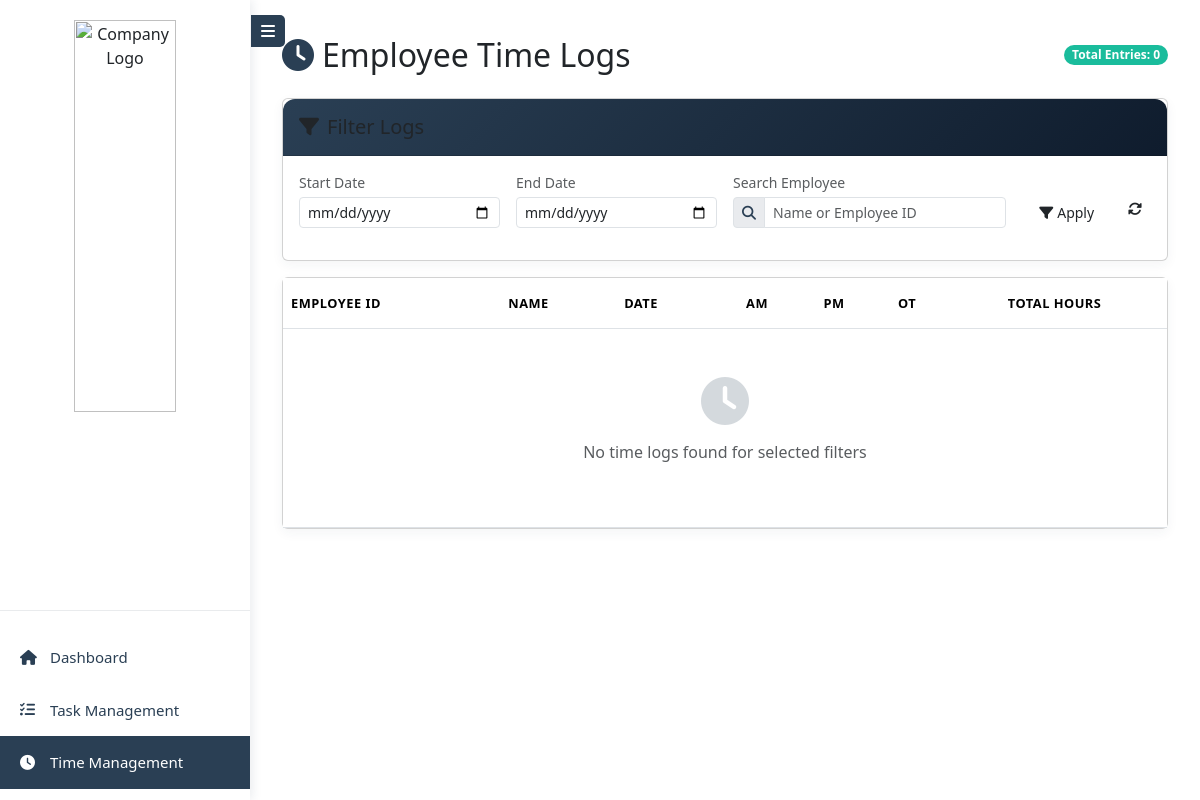
The page /roles/super_admin/time_management.php on the database as committed earlier.
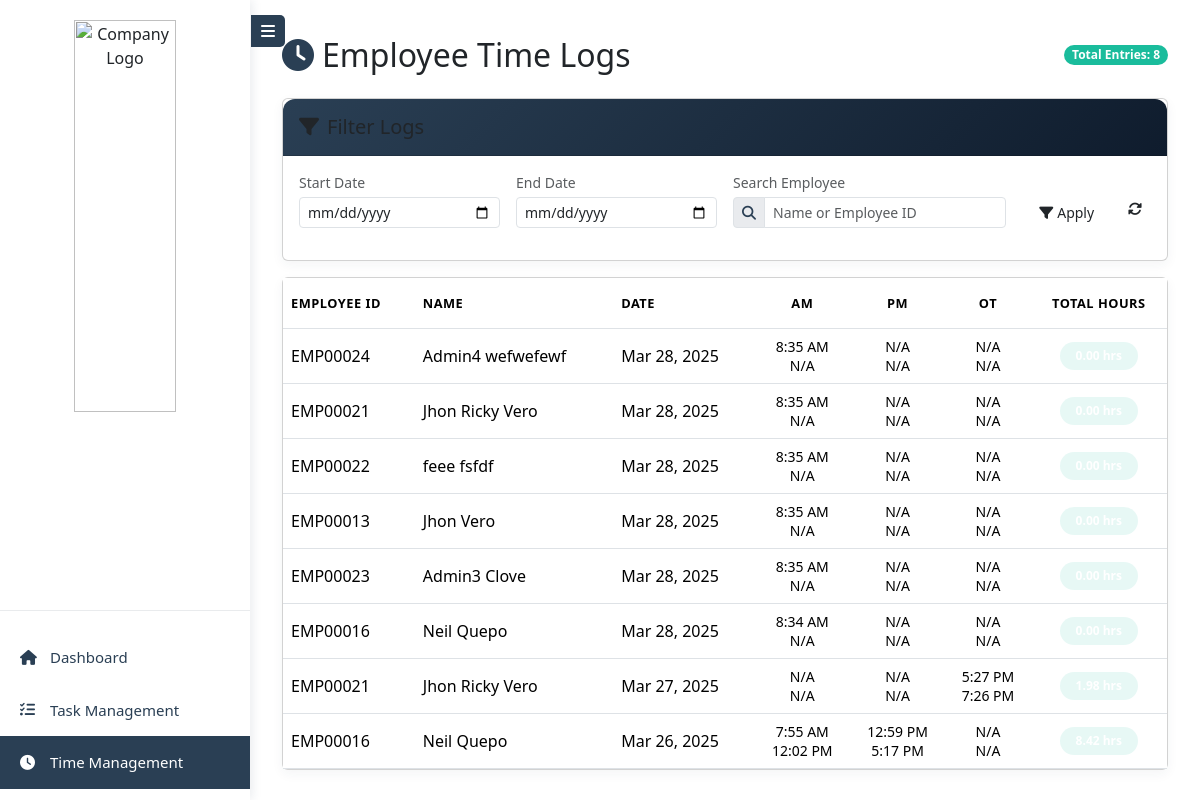
The same page on the database as committed later.
### tables this page shows
CREATE TABLE `time_logs` (
  `id` int(11) NOT NULL,
  `employee_id` varchar(50) DEFAULT NULL,
  `check_in` timestamp NOT NULL DEFAULT current_timestamp(),
  `am_time_in` datetime DEFAULT NULL,
  `am_time_out` datetime DEFAULT NULL,
  `pm_time_in` datetime DEFAULT NULL,
  `pm_time_out` datetime DEFAULT NULL,
  `ot_time_in` datetime DEFAULT NULL,
  `ot_time_out` datetime DEFAULT NULL,
  `check_out` timestamp NULL DEFAULT NULL,
  `total_hours` decimal(10,2) DEFAULT NULL
);

CREATE TABLE `users` (
  `id` int(11) NOT NULL,
  `employee_id` varchar(50) NOT NULL,
  `username` varchar(50) NOT NULL,
  `password` varchar(255) NOT NULL,
  `email` varchar(100) NOT NULL,
  `fname` varchar(100) NOT NULL,
  `mname` varchar(100) DEFAULT NULL,
  `lname` varchar(100) NOT NULL,
  `suffix` varchar(10) DEFAULT NULL,
  `birthday` date NOT NULL,
  `phone` varchar(20) DEFAULT NULL,
  `address` text DEFAULT NULL,
  `country` varchar(100) DEFAULT NULL,
  `province` varchar(100) DEFAULT NULL,
  `city_municipality` varchar(100) DEFAULT NULL,
  `brgy` varchar(100) DEFAULT NULL,
  `position` varchar(255) DEFAULT NULL,
  `profile_picture` varchar(255) DEFAULT NULL,
  `status` enum('active','inactive') DEFAULT 'active',
  `role_id` int(11) NOT NULL,
  `position_id` int(11) NOT NULL,
  `created_at` timestamp NOT NULL DEFAULT current_timestamp(),
  `updated_at` timestamp NOT NULL DEFAULT current_timestamp() ON UPDATE current_timestamp()
);

### roles/super_admin/time_func.php (called while the page is built, shortened)
<?php
require '../super_admin/db.php';
function getTimeLogs() {
    global $conn;
    try {
        $sql = "SELECT
                    u.employee_id AS emp_id,
                    CONCAT(u.fname, ' ', u.lname) AS name,
                    DATE(tl.check_in) AS date,
                    tl.am_time_in,
                    tl.am_time_out,
                    tl.pm_time_in,
                    tl.pm_time_out,
                    tl.ot_time_in,
                    tl.ot_time_out,
                    IFNULL(tl.total_hours, 0) AS total_hours
                FROM time_logs tl
                INNER JOIN users u ON tl.employee_id = u.employee_id
                ORDER BY tl.check_in DESC";
        $stmt = $conn->prepare($sql);
        $stmt->execute();
        return $stmt->fetchAll(PDO::FETCH_ASSOC);
    } catch (PDOException $e) {
        echo "Error fetching time logs: " . $e->getMessage();
        return [];
    }
}
?>

### roles/super_admin/time_management.php (the view, shortened to what this page needs)
<?php
include "../super_admin/header.php";
include "time_func.php";
$time_logs = getTimeLogs();
$start_date = $_GET['start_date'] ?? null;
$end_date = $_GET['end_date'] ?? null;
$search_query = $_GET['search'] ?? null;
$filtered_logs = array_filter($time_logs, function ($log) use ($start_date, $end_date, $search_query) {
    $log_date = $log['date'];
    $matches_date = (!$start_date || $log_date >= $start_date) && (!$end_date || $log_date <= $end_date);
    $matches_search = !$search_query || stripos($log['name'], $search_query) !== false || stripos($log['emp_id'], $search_query) !== false;
    return $matches_date && $matches_search;
});
$logs_per_page = 10;
$total_logs = count($filtered_logs);
$current_page = $_GET['page'] ?? 1;
$current_page = max(1, (int)$current_page);
$start_index = ($current_page - 1) * $logs_per_page;
$paginated_logs = array_slice($filtered_logs, $start_index, $logs_per_page);
?>
<div class="container mt-3">
    <div class="d-flex justify-content-between align-items-center mb-4">
        <h2 class="mb-0">
            <i class="fas fa-clock me-2" style="color: var(--insurance-blue);"></i>Employee Time Logs
        </h2>
        <div class="badge badge-insurance rounded-pill">Total Entries: <?= $total_logs ?></div>
    </div>
    <div class="card time-log-card mb-3">
        <div class="card-header time-log-header py-3">
            <h5 class="mb-0"><i class="fas fa-filter me-2"></i>Filter Logs</h5>
        </div>
        <div class="card-body">
            <form method="GET" class="row g-3 align-items-end">
                <div class="col-md-3">
                    <label for="start_date" class="form-label small text-muted mb-1">Start Date</label>
                    <input type="date" id="start_date" name="start_date" class="form-control form-control-sm"
                        value="<?= htmlspecialchars($start_date) ?>">
                </div>
                <div class="col-md-3">
                    <label for="end_date" class="form-label small text-muted mb-1">End Date</label>
                    <input type="date" id="end_date" name="end_date" class="form-control form-control-sm"
                        value="<?= htmlspecialchars($end_date) ?>">
                </div>
                <div class="col-md-4">
                    <label for="search" class="form-label small text-muted mb-1">Search Employee</label>
                    <div class="input-group input-group-sm">
                        <span class="input-group-text" style="background: rgba(42, 63, 84, 0.1);">
                            <i class="fas fa-search" style="color: var(--insurance-blue);"></i>
                        </span>
                        <input type="text" id="search" name="search" class="form-control"
                            placeholder="Name or Employee ID" value="<?= htmlspecialchars($search_query) ?>">
                    </div>
                </div>
                <div class="col-md-2 d-flex gap-2">
                    <button type="submit" class="btn btn-insurance btn-sm flex-grow-1">
                        <i class="fas fa-filter me-1"></i>Apply
                    </button>
                    <a href="time_management.php" class="btn btn-outline-insurance btn-sm">
                        <i class="fas fa-sync-alt"></i>
                    </a>
                </div>
            </form>
        </div>
    </div>
    <div class="card time-log-card">
        <div class="card-body p-0">
            <div class="table-responsive">
                <table class="table table-hover mb-0">
                    <thead>
                        <tr>
                            <th class="py-3">Employee ID</th>
                            <th class="py-3">Name</th>
                            <th class="py-3">Date</th>
                            <th class="py-3 text-center">AM</th>
                            <th class="py-3 text-center">PM</th>
                            <th class="py-3 text-center">OT</th>
                            <th class="py-3 text-center">Total Hours</th>
                        </tr>
                    </thead>
                    <tbody>
                        <?php if (!empty($paginated_logs)) { ?>
                            <?php foreach ($paginated_logs as $log) {
                            ?>
                                <tr>
                                    <td class="align-middle"><?= htmlspecialchars($log['emp_id']) ?></td>
                                    <td class="align-middle fw-medium"><?= htmlspecialchars($log['name']) ?></td>
                                    <td class="align-middle"><?= date('M j, Y', strtotime($log['date'])) ?></td>
                                    <td class="text-center small time-am">
                                        <div class="text-nowrap"><?= $log['am_time_in'] ? date('g:i A', strtotime($log['am_time_in'])) : 'N/A' ?></div>
                                        <div class="text-nowrap"><?= $log['am_time_out'] ? date('g:i A', strtotime($log['am_time_out'])) : 'N/A' ?></div>
                                    </td>
                                    <td class="text-center small time-pm">
                                        <div class="text-nowrap"><?= $log['pm_time_in'] ? date('g:i A', strtotime($log['pm_time_in'])) : 'N/A' ?></div>
                                        <div class="text-nowrap"><?= $log['pm_time_out'] ? date('g:i A', strtotime($log['pm_time_out'])) : 'N/A' ?></div>
                                    </td>
                                    <td class="text-center small time-ot">
                                        <div class="text-nowrap"><?= $log['ot_time_in'] ? date('g:i A', strtotime($log['ot_time_in'])) : 'N/A' ?></div>
                                        <div class="text-nowrap"><?= $log['ot_time_out'] ? date('g:i A', strtotime($log['ot_time_out'])) : 'N/A' ?></div>
                                    </td>
                                    <td class="align-middle text-center">
                                        <span class="badge total-hours rounded-pill py-2 px-3">
                                        </span>
                                    </td>
                                </tr>
                            <?php } ?>
                        <?php } else { ?>
                            <tr>
                                <td colspan="7" class="text-center py-5">
                                    <i class="fas fa-clock empty-state-icon fa-3x mb-3"></i>
                                    <p class="text-muted">No time logs found for selected filters</p>
                                </td>
                            </tr>
                        <?php } ?>
                    </tbody>
                </table>
            </div>
        </div>
    </div>
</div>
<?php
include "../super_admin/footer.php";
?>

### roles/super_admin/header.php (shortened to what this page needs)
<?php
$activePage = basename($_SERVER['PHP_SELF'], ".php");
?>
<head>
    <link rel="stylesheet" href="../../assets/css/bootstrap.min.css">
    <link rel="stylesheet" href="https://cdnjs.cloudflare.com/ajax/libs/font-awesome/6.4.2/css/all.min.css">
    <link rel="stylesheet" href="https://cdn.jsdelivr.net/npm/bootstrap-icons/font/bootstrap-icons.css">
</head>
<div class="sidebar" id="sidebar">
    <button class="toggle-btn" id="toggleBtn"><i class="fas fa-bars"></i></button>
    <div class="sidebar-header">
        <img src="../../assets/img/SDALOGO.png" alt="Company Logo">
    </div>
    <nav class="sidebar-nav">
        <ul>
            <li class="<?= ($activePage == 'dashboard') ? 'active' : '' ?>">
                <a href="dashboard.php"><i class="fas fa-home"></i><span> Dashboard</span></a>
            </li>
            <li class="<?= ($activePage == 'task_management') ? 'active' : '' ?>">
                <a href="task_management.php"><i class="fas fa-tasks"></i><span> Task Management</span></a>
            </li>
            <li class="<?= ($activePage == 'time_management') ? 'active' : '' ?>">
                <a href="time_management.php"><i class="fas fa-clock"></i><span> Time Management</span></a>
            </li>
            <li class="<?= ($activePage == 'event_management') ? 'active' : '' ?>">
                <a href="event_management.php"><i class="fas fa-calendar-day"></i><span> Event Management</span></a>
            </li>
        </ul>
    </nav>
</div>
<div class="main-content" id="main-content">

### roles/super_admin/footer.php
</div>
<link rel="stylesheet" href="assets/css/bootstrap.min.css">

### roles/super_admin/header.php (style rules this page uses)
* { font-family: 'Segoe UI', Tahoma, Geneva, Verdana, sans-serif; }
.sidebar { background: white; width: var(--sidebar-width); height: 100vh; position: fixed; left: 0; top: 0; box-shadow: 2px 0 10px rgba(42, 63, 84, 0.1); transition: all 0.3s ease; z-index: 1000; }
.sidebar-header { padding: 20px; border-bottom: 1px solid rgba(42, 63, 84, 0.1); text-align: center; }
.sidebar-header img { width: 70%; height: auto; margin-bottom: 10px; transition: all 0.3s; }
.sidebar-nav ul { list-style: none; padding: 20px 0; margin: 0; }
.sidebar-nav li a { display: flex; align-items: center; padding: 15px 20px; color: var(--insurance-blue); text-decoration: none; transition: all 0.2s ease; font-size: 15px; font-weight: 500; }
.sidebar-nav li a i { margin-right: 10px; width: 20px; color: var(--insurance-blue); }
.sidebar-nav .active a { background: var(--insurance-blue); color: white; }
.sidebar-nav .active a i { color: white; }
.toggle-btn { position: absolute; right: -35px; top: 15px; background: var(--insurance-blue); color: white; border: none; padding: 8px 10px; cursor: pointer; border-radius: 0 5px 5px 0; z-index: 1001; transition: all 0.3s; }
.main-content { margin-left: var(--sidebar-width); transition: margin-left 0.3s; padding: 20px; }

### roles/super_admin/time_management.php (style rules this page uses)
.time-log-card { border-radius: 12px; border: 1px solid rgba(42, 63, 84, 0.1); box-shadow: 0 4px 12px rgba(42, 63, 84, 0.05); }
.time-log-header { background: linear-gradient(135deg, var(--insurance-blue) 0%, var(--trustworthy-navy) 100%); color: white; border-radius: 12px 12px 0 0 !important; }
.badge-insurance { background: var(--professional-teal); color: white; }
.btn-insurance { background: var(--insurance-blue); color: white; border: none; transition: all 0.2s; }
.btn-outline-insurance { border: 1px solid var(--insurance-blue); color: var(--insurance-blue); background: transparent; }
.table th { background: rgba(42, 63, 84, 0.05); color: var(--insurance-blue); font-weight: 600; text-transform: uppercase; font-size: 0.8rem; letter-spacing: 0.5px; }
.time-am { color: var(--insurance-blue); }
.time-pm { color: var(--accent-sky); }
.time-ot { color: var(--professional-teal); }
.total-hours { background: rgba(26, 188, 156, 0.1); color: var(--professional-teal); }
.empty-state-icon { color: rgba(42, 63, 84, 0.2); }

Rows that differ between the two databases and show on the page:
added time_logs: users.employee_id "EMP00024", name "Admin4 wefwefewf", date "Mar 28, 2025", am_time_in "8:35 AM", shows "N/A"
added time_logs: users.employee_id "EMP00021", name "Jhon Ricky Vero", date "Mar 28, 2025", am_time_in "8:35 AM", shows "N/A"
added time_logs: users.employee_id "EMP00022", name "feee fsfdf", date "Mar 28, 2025", am_time_in "8:35 AM", shows "N/A"
added time_logs: users.employee_id "EMP00013", name "Jhon Vero", date "Mar 28, 2025", am_time_in "8:35 AM", shows "N/A"
added time_logs: users.employee_id "EMP00023", name "Admin3 Clove", date "Mar 28, 2025", am_time_in "8:35 AM", shows "N/A"
added time_logs: users.employee_id "EMP00016", name "Neil Quepo", date "Mar 28, 2025", am_time_in "8:34 AM", shows "N/A"
added time_logs: users.employee_id "EMP00021", name "Jhon Ricky Vero", date "Mar 27, 2025", shows "N/A", ot_time_in "5:27 PM", ot_time_out "7:26 PM"
added time_logs: users.employee_id "EMP00016", name "Neil Quepo", date "Mar 26, 2025", am_time_in "7:55 AM", am_time_out "12:02 PM", pm_time_in "12:59 PM", pm_time_out "5:17 PM", shows "N/A"
Other text that changed with them:
$total_logs: "0" → "8"
text no longer shown: "No time logs found for selected filters"
